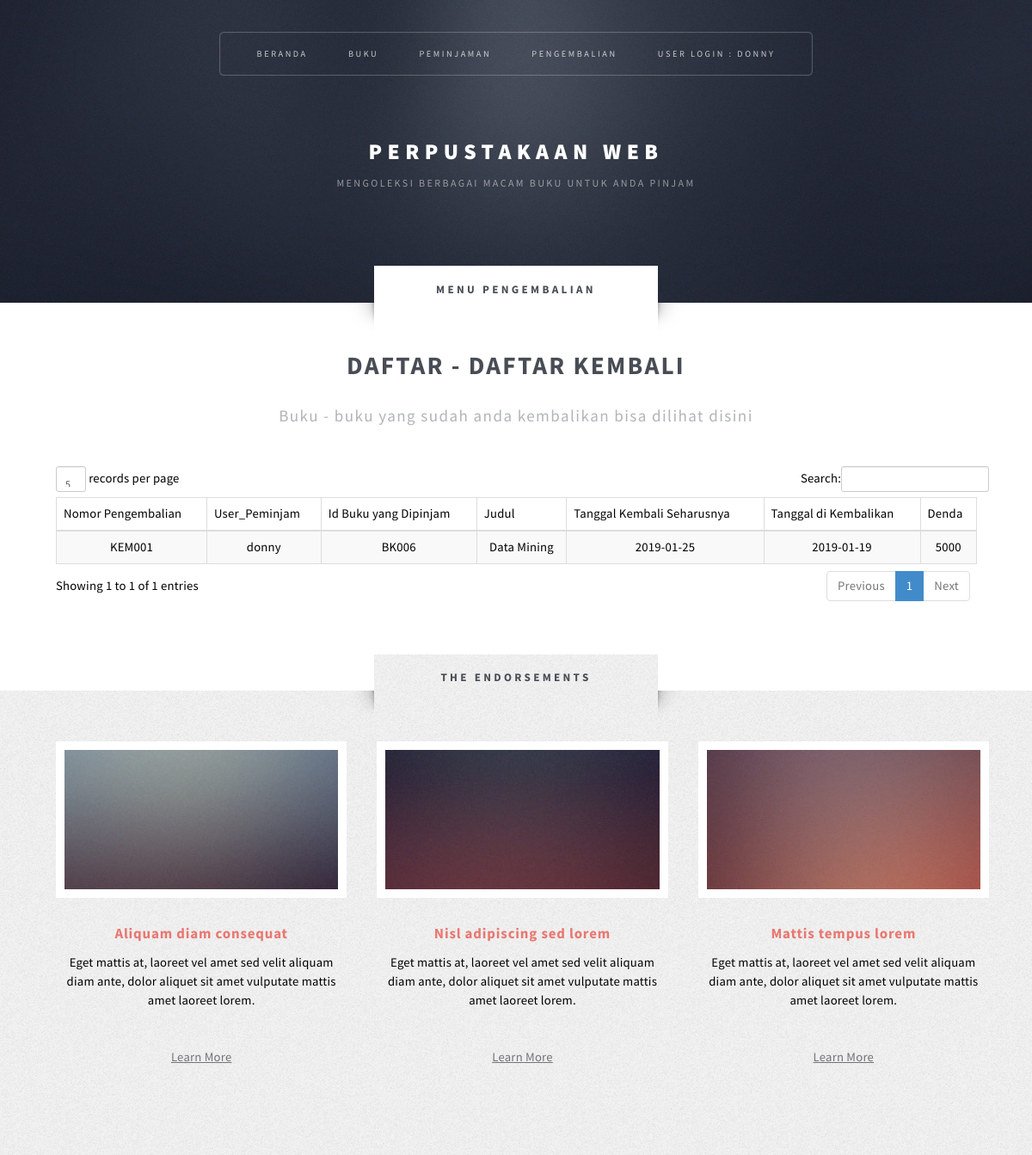
The page /pengembalian.php (signed in) on the database its author committed.
### tables this page shows
CREATE TABLE `t_pengembalian` (
  `id_Pengembalian` varchar(10) NOT NULL,
  `Peminjam` varchar(10) NOT NULL,
  `id_Bukupinjam` varchar(10) NOT NULL,
  `Jumlah_K` int(11) NOT NULL,
  `Tgl_kembaliawal` date NOT NULL,
  `Tgl_kembalibuku` date NOT NULL,
  `Denda` int(5) NOT NULL
);

CREATE TABLE `t_buku` (
  `idBuku` varchar(10) NOT NULL,
  `Judul` varchar(100) NOT NULL,
  `Penerbit` varchar(30) NOT NULL,
  `Tahun_terbit` year(4) NOT NULL,
  `Jumlah` int(5) NOT NULL
);

### pengembalian.php (the view, shortened to what this page needs)
<html>
	<head>
		<link href="assets/css/bootstrap.css" rel="stylesheet" />
		<link rel="stylesheet" href="assets/css/main.css" />
	    <link href="assets/css/font-awesome.css" rel="stylesheet" />
	    <link href="assets/js/dataTables/dataTables.bootstrap.css" rel="stylesheet" />
	    <link rel="stylesheet" href="assets/css/sweetalert2.css">
	</head>
	<body  style="color: black">
		<div id="page-wrapper">
				<section id="header" class="wrapper">
						<div id="logo">
							<h1><a href="usermain.php">Perpustakaan Web</a></h1>
							<p style="font-size: 12px">Mengoleksi Berbagai Macam Buku Untuk Anda Pinjam</p>
						</div>
						<nav id="nav">
							<ul>
								<li class="current"><a href="usermain.php">Beranda</a></li>
								<li><a href="userbuku.php">Buku</a></li>
								<li><a href="peminjaman.php">Peminjaman</a></li>
								<li><a href="pengembalian.php">Pengembalian</a></li>
								<li>
									<a href="#">User Login : <?php echo $_SESSION['username'] ?></a>
								</li>
							</ul>
						</nav>
				</section>
				<div id="main" class="wrapper style2">
					<div class="title">Menu Pengembalian</div>
					<div class="container">
							<div id="content">
								<article class="box post">
									<header class="style1">
										<h2>DAFTAR - DAFTAR KEMBALI<br class="mobile-hide" /></h2>
										<p>Buku - buku yang sudah anda kembalikan bisa dilihat disini</p>
									</header>
									<table class="table table-striped table-bordered table-hover table-dark" id="dataTables-example">
                                    <thead style="text-align: center;">
                                            <th>Nomor Pengembalian</th>
                                            <th>User_Peminjam</th>
                                            <th>Id Buku yang Dipinjam</th>
                                            <th>Judul</th>
                                            <th>Tanggal Kembali Seharusnya</th>
                                            <th>Tanggal di Kembalikan</th>
                                            <th>Denda</th>
                                    </thead>
                                    <tbody align="center">
                                        <?php
                                            include 'koneksidb.php';
                                            $user = $_SESSION['username'];
                                            $tampil = "select * from t_pengembalian LEFT JOIN t_buku ON t_pengembalian.id_Bukupinjam = t_buku.idBuku where Peminjam = '$user'";
                                            $tampil_data = mysqli_query($koneksi,$tampil);
                                            while ($data = mysqli_fetch_array($tampil_data)) {
                                                echo "<tr>";
                                                echo "<td>". $data['id_Pengembalian']. "</td>";
                                                echo "<td>". $data['Peminjam']. "</td>";
                                                echo "<td>". $data['id_Bukupinjam']. "</td>";
                                                echo "<td>". $data['Judul']. "</td>";
                                                echo "<td>". $data['Tgl_kembaliawal']. "</td>";
                                                echo "<td>". $data['Tgl_kembalibuku']. "</td>";
                                                echo "<td>". $data['Denda']. "</td>";
                                                echo "</tr>";
                                            }
                                        ?>
                                    </tbody>
                                </table>
								</article>
							</div>
					</div>
				</div>
				<section id="highlights" class="wrapper style3">
					<div class="title">The Endorsements</div>
					<div class="container">
						<div class="row aln-center">
							<div class="col-4 col-12-medium">
								<section class="highlight">
									<a href="#" class="image featured"><img src="images/pic02.jpg" alt="" /></a>
									<h3><a href="#">Aliquam diam consequat</a></h3>
									<p>Eget mattis at, laoreet vel amet sed velit aliquam diam ante, dolor aliquet sit amet vulputate mattis amet laoreet lorem.</p>
									<ul class="actions">
										<li><a href="#" class="button style1">Learn More</a></li>
									</ul>
								</section>
							</div>
							<div class="col-4 col-12-medium">
								<section class="highlight">
									<a href="#" class="image featured"><img src="images/pic03.jpg" alt="" /></a>
									<h3><a href="#">Nisl adipiscing sed lorem</a></h3>
									<p>Eget mattis at, laoreet vel amet sed velit aliquam diam ante, dolor aliquet sit amet vulputate mattis amet laoreet lorem.</p>
									<ul class="actions">
										<li><a href="#" class="button style1">Learn More</a></li>
									</ul>
								</section>
							</div>
							<div class="col-4 col-12-medium">
								<section class="highlight">
									<a href="#" class="image featured"><img src="images/pic04.jpg" alt="" /></a>
									<h3><a href="#">Mattis tempus lorem</a></h3>
									<p>Eget mattis at, laoreet vel amet sed velit aliquam diam ante, dolor aliquet sit amet vulputate mattis amet laoreet lorem.</p>
									<ul class="actions">
										<li><a href="#" class="button style1">Learn More</a></li>
									</ul>
								</section>
							</div>
						</div>
					</div>
				</section>
	</body>
</html>

### rows shown on the page
t_pengembalian: id_Pengembalian "KEM001", Peminjam "donny", id_Bukupinjam "BK006", t_buku.Judul "Data Mining", Tgl_kembaliawal "2019-01-25", Tgl_kembalibuku "2019-01-19", Denda "5000"

### other values the page prints
$_SESSION['username'] "DONNY"
